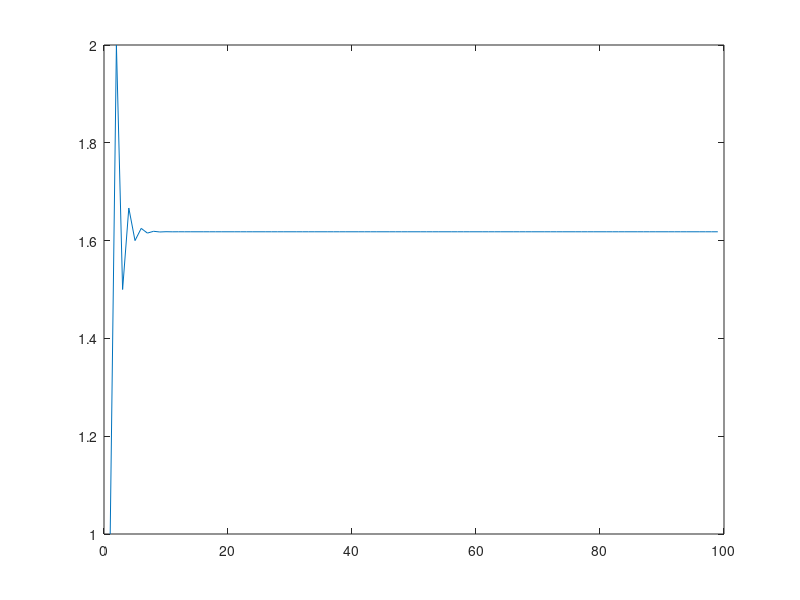

This chart was generated by the following MATLAB code:
x = [1;1];
A = [1,1;1,0];
f = [1,1];
for i=3:100
    x = A * x;
    f(i) = x(1);
end
r = zeros(1,99);
for i=1:99
    r(i)=f(i+1) / f(i);
end
plot(1:99,r)